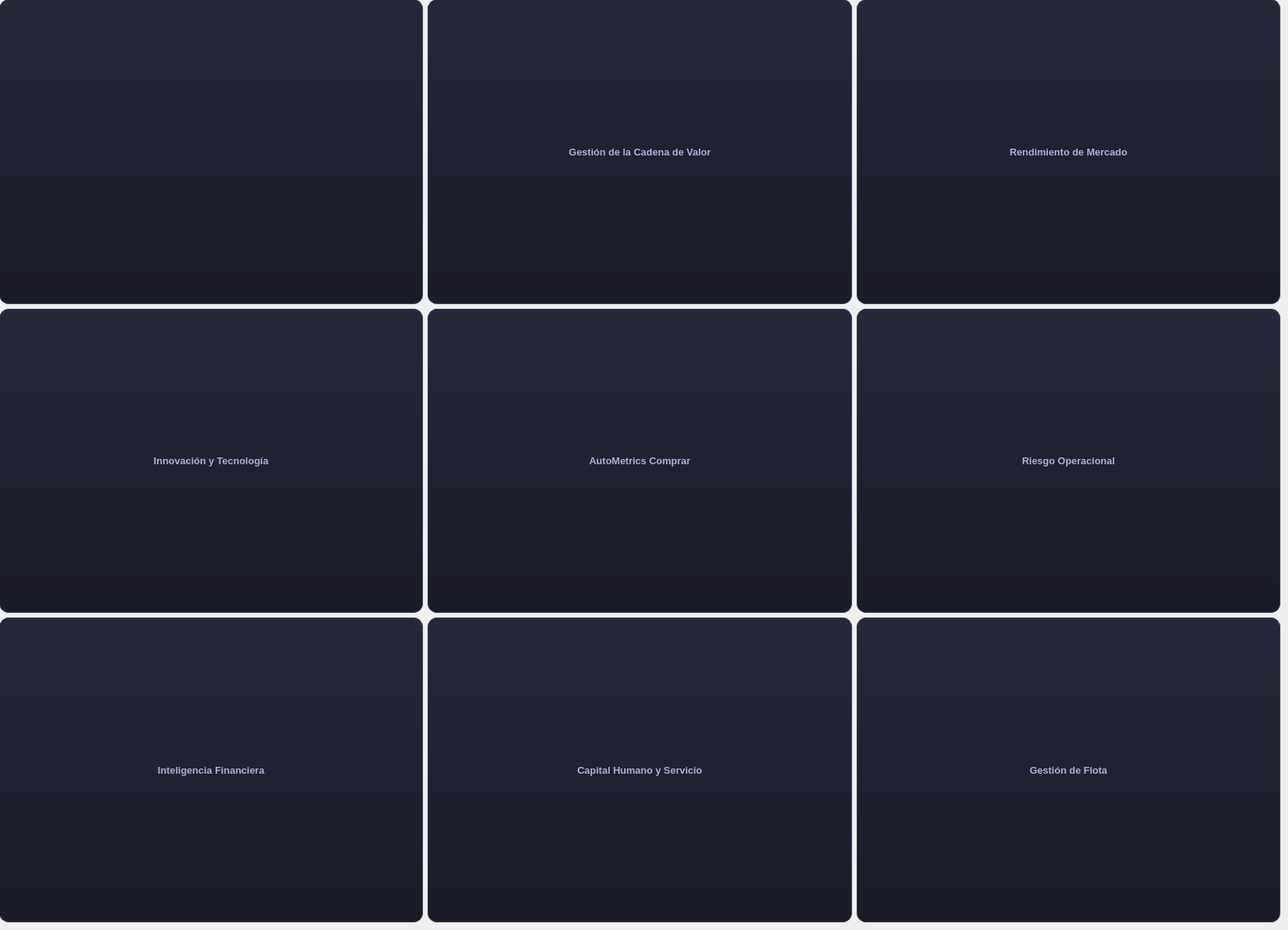
      <widget class="QWidget" name="page">
       <widget class="QWidget" name="gridLayoutWidget">
        <property name="geometry">
         <rect>
          <x>-1</x>
          <y>-1</y>
          <width>1681</width>
          <height>1211</height>
         </rect>
        </property>
        <layout class="QGridLayout" name="gridLayout">
         <item row="2" column="0">
          <widget class="QToolButton" name="toolButton_4">
           <property name="sizePolicy">
            <sizepolicy hsizetype="Expanding" vsizetype="Expanding">
             <horstretch>0</horstretch>
             <verstretch>0</verstretch>
            </sizepolicy>
           </property>
           <property name="styleSheet">
            <string notr="true">QToolButton {
    /* Fondo con un ligero gradiente oscuro */
    background-color: qlineargradient(x1:0, y1:0, x2:0, y2:1, stop:0 #24283b, stop:1 #1a1b26);
    color: #a9b1d6; /* Gris azulado claro */
    border: 1px solid #414868;
    border-radius: 12px; /* Esquinas más redondeadas para la V3 */
    padding: 10px;
    font-size: 13px;
    font-weight: 500;
}

/* Estado al pasar el mouse (Efecto de iluminación) */
QToolButton:hover {
    background-color: #2f3549;
    border: 1px solid #7aa2f7; /* Azul neón */
    color: #ffffff;
    /* Efecto de borde brillante */
}

/* Estado cuando el vehículo está seleccionado o presionado */
QToolButton:pressed {
    background-color: #7aa2f7;
    color: #1a1b26;
    border: 1px solid #ffffff;
}

/* Estilo específico para el texto dentro del ToolButton */
QToolButton::menu-indicator {
    image: none; /* Elimina la flecha pequeña si tuviera menú */
}</string>
           </property>
           <property name="text">
            <string>Inteligencia Financiera</string>
           </property>
           <property name="icon">
            <iconset resource="../IMAGENES/recursos.qrc">
             <normaloff>:/x/inteligencia.png</normaloff>:/x/inteligencia.png</iconset>
           </property>
           <property name="iconSize">
            <size>
             <width>500</width>
             <height>350</height>
            </size>
           </property>
           <property name="toolButtonStyle">
            <enum>Qt::ToolButtonStyle::ToolButtonIconOnly</enum>
           </property>
          </widget>
         </item>
         <item row="0" column="2">
          <widget class="QToolButton" name="toolButton_3">
           <property name="sizePolicy">
            <sizepolicy hsizetype="Expanding" vsizetype="Expanding">
             <horstretch>0</horstretch>
             <verstretch>0</verstretch>
            </sizepolicy>
           </property>
           <property name="styleSheet">
            <string notr="true">QToolButton {
    /* Fondo con un ligero gradiente oscuro */
    background-color: qlineargradient(x1:0, y1:0, x2:0, y2:1, stop:0 #24283b, stop:1 #1a1b26);
    color: #a9b1d6; /* Gris azulado claro */
    border: 1px solid #414868;
    border-radius: 12px; /* Esquinas más redondeadas para la V3 */
    padding: 10px;
    font-size: 13px;
    font-weight: 500;
}

/* Estado al pasar el mouse (Efecto de iluminación) */
QToolButton:hover {
    background-color: #2f3549;
    border: 1px solid #7aa2f7; /* Azul neón */
    color: #ffffff;
    /* Efecto de borde brillante */
}

/* Estado cuando el vehículo está seleccionado o presionado */
QToolButton:pressed {
    background-color: #7aa2f7;
    color: #1a1b26;
    border: 1px solid #ffffff;
}

/* Estilo específico para el texto dentro del ToolButton */
QToolButton::menu-indicator {
    image: none; /* Elimina la flecha pequeña si tuviera menú */
}</string>
           </property>
           <property name="text">
            <string>Rendimiento de Mercado</string>
           </property>
           <property name="icon">
            <iconset resource="../IMAGENES/recursos.qrc">
             <normaloff>:/x/rendimiento.png</normaloff>:/x/rendimiento.png</iconset>
           </property>
           <property name="iconSize">
            <size>
             <width>500</width>
             <height>350</height>
            </size>
           </property>
           <property name="toolButtonStyle">
            <enum>Qt::ToolButtonStyle::ToolButtonIconOnly</enum>
           </property>
          </widget>
         </item>
         <item row="1" column="0">
          <widget class="QToolButton" name="toolButton_5">
           <property name="sizePolicy">
            <sizepolicy hsizetype="Expanding" vsizetype="Expanding">
             <horstretch>0</horstretch>
             <verstretch>0</verstretch>
            </sizepolicy>
           </property>
           <property name="styleSheet">
            <string notr="true">QToolButton {
    /* Fondo con un ligero gradiente oscuro */
    background-color: qlineargradient(x1:0, y1:0, x2:0, y2:1, stop:0 #24283b, stop:1 #1a1b26);
    color: #a9b1d6; /* Gris azulado claro */
    border: 1px solid #414868;
    border-radius: 12px; /* Esquinas más redondeadas para la V3 */
    padding: 10px;
    font-size: 13px;
    font-weight: 500;
}

/* Estado al pasar el mouse (Efecto de iluminación) */
QToolButton:hover {
    background-color: #2f3549;
    border: 1px solid #7aa2f7; /* Azul neón */
    color: #ffffff;
    /* Efecto de borde brillante */
}

/* Estado cuando el vehículo está seleccionado o presionado */
QToolButton:pressed {
    background-color: #7aa2f7;
    color: #1a1b26;
    border: 1px solid #ffffff;
}

/* Estilo específico para el texto dentro del ToolButton */
QToolButton::menu-indicator {
    image: none; /* Elimina la flecha pequeña si tuviera menú */
}</string>
           </property>
           <property name="text">
            <string>Innovación y Tecnología</string>
           </property>
           <property name="icon">
            <iconset resource="../IMAGENES/recursos.qrc">
             <normaloff>:/x/innovacion.png</normaloff>:/x/innovacion.png</iconset>
           </property>
           <property name="iconSize">
            <size>
             <width>500</width>
             <height>350</height>
            </size>
           </property>
           <property name="toolButtonStyle">
            <enum>Qt::ToolButtonStyle::ToolButtonIconOnly</enum>
           </property>
          </widget>
         </item>
         <item row="0" column="0">
          <widget class="QToolButton" name="tool_ingenieria">
           <property name="sizePolicy">
            <sizepolicy hsizetype="Expanding" vsizetype="Expanding">
             <horstretch>0</horstretch>
             <verstretch>0</verstretch>
            </sizepolicy>
           </property>
           <property name="styleSheet">
            <string notr="true">QToolButton {
    /* Fondo con un ligero gradiente oscuro */
    background-color: qlineargradient(x1:0, y1:0, x2:0, y2:1, stop:0 #24283b, stop:1 #1a1b26);
    color: #a9b1d6; /* Gris azulado claro */
    border: 1px solid #414868;
    border-radius: 12px; /* Esquinas más redondeadas para la V3 */
    padding: 10px;
    font-size: 13px;
    font-weight: 500;
}

/* Estado al pasar el mouse (Efecto de iluminación) */
QToolButton:hover {
    background-color: #2f3549;
    border: 1px solid #7aa2f7; /* Azul neón */
    color: #ffffff;
    /* Efecto de borde brillante */
}

/* Estado cuando el vehículo está seleccionado o presionado */
QToolButton:pressed {
    background-color: #7aa2f7;
    color: #1a1b26;
    border: 1px solid #ffffff;
}

/* Estilo específico para el texto dentro del ToolButton */
QToolButton::menu-indicator {
    image: none; /* Elimina la flecha pequeña si tuviera menú */
}</string>
           </property>
           <property name="text">
            <string/>
           </property>
           <property name="icon">
            <iconset resource="../IMAGENES/recursos.qrc">
             <normaloff>:/x/ingenieria.png</normaloff>:/x/ingenieria.png</iconset>
           </property>
           <property name="iconSize">
            <size>
             <width>500</width>
             <height>350</height>
            </size>
           </property>
           <property name="toolButtonStyle">
            <enum>Qt::ToolButtonStyle::ToolButtonIconOnly</enum>
           </property>
          </widget>
         </item>
         <item row="0" column="1">
          <widget class="QToolButton" name="toolButton_2">
           <property name="sizePolicy">
            <sizepolicy hsizetype="Expanding" vsizetype="Expanding">
             <horstretch>0</horstretch>
             <verstretch>0</verstretch>
            </sizepolicy>
           </property>
           <property name="styleSheet">
            <string notr="true">QToolButton {
    /* Fondo con un ligero gradiente oscuro */
    background-color: qlineargradient(x1:0, y1:0, x2:0, y2:1, stop:0 #24283b, stop:1 #1a1b26);
    color: #a9b1d6; /* Gris azulado claro */
    border: 1px solid #414868;
    border-radius: 12px; /* Esquinas más redondeadas para la V3 */
    padding: 10px;
    font-size: 13px;
    font-weight: 500;
}

/* Estado al pasar el mouse (Efecto de iluminación) */
QToolButton:hover {
    background-color: #2f3549;
    border: 1px solid #7aa2f7; /* Azul neón */
    color: #ffffff;
    /* Efecto de borde brillante */
}

/* Estado cuando el vehículo está seleccionado o presionado */
QToolButton:pressed {
    background-color: #7aa2f7;
    color: #1a1b26;
    border: 1px solid #ffffff;
}

/* Estilo específico para el texto dentro del ToolButton */
QToolButton::menu-indicator {
    image: none; /* Elimina la flecha pequeña si tuviera menú */
}</string>
           </property>
           <property name="text">
            <string>Gestión de la Cadena de Valor</string>
           </property>
           <property name="icon">
            <iconset resource="../IMAGENES/recursos.qrc">
             <normaloff>:/x/gestion.png</normaloff>:/x/gestion.png</iconset>
           </property>
           <property name="iconSize">
            <size>
             <width>500</width>
             <height>350</height>
            </size>
           </property>
           <property name="toolButtonStyle">
            <enum>Qt::ToolButtonStyle::ToolButtonIconOnly</enum>
           </property>
          </widget>
         </item>
         <item row="1" column="1">
          <widget class="QToolButton" name="toolButton_11">
           <property name="sizePolicy">
            <sizepolicy hsizetype="Expanding" vsizetype="Expanding">
             <horstretch>0</horstretch>
             <verstretch>0</verstretch>
            </sizepolicy>
           </property>
           <property name="styleSheet">
            <string notr="true">QToolButton {
    /* Fondo con un ligero gradiente oscuro */
    background-color: qlineargradient(x1:0, y1:0, x2:0, y2:1, stop:0 #24283b, stop:1 #1a1b26);
    color: #a9b1d6; /* Gris azulado claro */
    border: 1px solid #414868;
    border-radius: 12px; /* Esquinas más redondeadas para la V3 */
    padding: 10px;
    font-size: 13px;
    font-weight: 500;
}

/* Estado al pasar el mouse (Efecto de iluminación) */
QToolButton:hover {
    background-color: #2f3549;
    border: 1px solid #7aa2f7; /* Azul neón */
    color: #ffffff;
    /* Efecto de borde brillante */
}

/* Estado cuando el vehículo está seleccionado o presionado */
QToolButton:pressed {
    background-color: #7aa2f7;
    color: #1a1b26;
    border: 1px solid #ffffff;
}

/* Estilo específico para el texto dentro del ToolButton */
QToolButton::menu-indicator {
    image: none; /* Elimina la flecha pequeña si tuviera menú */
}</string>
           </property>
           <property name="text">
            <string>AutoMetrics Comprar</string>
           </property>
           <property name="icon">
            <iconset resource="../IMAGENES/recursos.qrc">
             <normaloff>:/x/autometrics.png</normaloff>:/x/autometrics.png</iconset>
           </property>
           <property name="iconSize">
            <size>
             <width>500</width>
             <height>350</height>
            </size>
           </property>
           <property name="toolButtonStyle">
            <enum>Qt::ToolButtonStyle::ToolButtonIconOnly</enum>
           </property>
          </widget>
         </item>
         <item row="2" column="1">
          <widget class="QToolButton" name="toolButton_12">
           <property name="sizePolicy">
            <sizepolicy hsizetype="Expanding" vsizetype="Expanding">
             <horstretch>0</horstretch>
             <verstretch>0</verstretch>
            </sizepolicy>
           </property>
           <property name="styleSheet">
            <string notr="true">QToolButton {
    /* Fondo con un ligero gradiente oscuro */
    background-color: qlineargradient(x1:0, y1:0, x2:0, y2:1, stop:0 #24283b, stop:1 #1a1b26);
    color: #a9b1d6; /* Gris azulado claro */
    border: 1px solid #414868;
    border-radius: 12px; /* Esquinas más redondeadas para la V3 */
    padding: 10px;
    font-size: 13px;
    font-weight: 500;
}

/* Estado al pasar el mouse (Efecto de iluminación) */
QToolButton:hover {
    background-color: #2f3549;
    border: 1px solid #7aa2f7; /* Azul neón */
    color: #ffffff;
    /* Efecto de borde brillante */
}

/* Estado cuando el vehículo está seleccionado o presionado */
QToolButton:pressed {
    background-color: #7aa2f7;
    color: #1a1b26;
    border: 1px solid #ffffff;
}

/* Estilo específico para el texto dentro del ToolButton */
QToolButton::menu-indicator {
    image: none; /* Elimina la flecha pequeña si tuviera menú */
}</string>
           </property>
           <property name="text">
            <string>Capital Humano y Servicio</string>
           </property>
           <property name="icon">
            <iconset resource="../IMAGENES/recursos.qrc">
             <normaloff>:/x/humano.png</normaloff>:/x/humano.png</iconset>
           </property>
           <property name="iconSize">
            <size>
             <width>500</width>
             <height>350</height>
            </size>
           </property>
           <property name="toolButtonStyle">
            <enum>Qt::ToolButtonStyle::ToolButtonIconOnly</enum>
           </property>
          </widget>
         </item>
         <item row="1" column="2">
          <widget class="QToolButton" name="toolButton_13">
           <property name="sizePolicy">
            <sizepolicy hsizetype="Expanding" vsizetype="Expanding">
             <horstretch>0</horstretch>
             <verstretch>0</verstretch>
            </sizepolicy>
           </property>
           <property name="styleSheet">
            <string notr="true">QToolButton {
    /* Fondo con un ligero gradiente oscuro */
    background-color: qlineargradient(x1:0, y1:0, x2:0, y2:1, stop:0 #24283b, stop:1 #1a1b26);
    color: #a9b1d6; /* Gris azulado claro */
    border: 1px solid #414868;
    border-radius: 12px; /* Esquinas más redondeadas para la V3 */
    padding: 10px;
    font-size: 13px;
    font-weight: 500;
}

/* Estado al pasar el mouse (Efecto de iluminación) */
QToolButton:hover {
    background-color: #2f3549;
    border: 1px solid #7aa2f7; /* Azul neón */
    color: #ffffff;
    /* Efecto de borde brillante */
}

/* Estado cuando el vehículo está seleccionado o presionado */
QToolButton:pressed {
    background-color: #7aa2f7;
    color: #1a1b26;
    border: 1px solid #ffffff;
}

/* Estilo específico para el texto dentro del ToolButton */
QToolButton::menu-indicator {
    image: none; /* Elimina la flecha pequeña si tuviera menú */
}</string>
           </property>
           <property name="text">
            <string>Riesgo Operacional</string>
           </property>
           <property name="icon">
            <iconset resource="../IMAGENES/recursos.qrc">
             <normaloff>:/x/riesgo.png</normaloff>:/x/riesgo.png</iconset>
           </property>
           <property name="iconSize">
            <size>
             <width>500</width>
             <height>350</height>
            </size>
           </property>
           <property name="toolButtonStyle">
            <enum>Qt::ToolButtonStyle::ToolButtonIconOnly</enum>
           </property>
          </widget>
         </item>
         <item row="2" column="2">
          <widget class="QToolButton" name="tool_flota">
           <property name="sizePolicy">
            <sizepolicy hsizetype="Expanding" vsizetype="Expanding">
             <horstretch>0</horstretch>
             <verstretch>0</verstretch>
            </sizepolicy>
           </property>
           <property name="styleSheet">
            <string notr="true">QToolButton {
    /* Fondo con un ligero gradiente oscuro */
    background-color: qlineargradient(x1:0, y1:0, x2:0, y2:1, stop:0 #24283b, stop:1 #1a1b26);
    color: #a9b1d6; /* Gris azulado claro */
    border: 1px solid #414868;
    border-radius: 12px; /* Esquinas más redondeadas para la V3 */
    padding: 10px;
    font-size: 13px;
    font-weight: 500;
}

/* Estado al pasar el mouse (Efecto de iluminación) */
QToolButton:hover {
    background-color: #2f3549;
    border: 1px solid #7aa2f7; /* Azul neón */
    color: #ffffff;
    /* Efecto de borde brillante */
}

/* Estado cuando el vehículo está seleccionado o presionado */
QToolButton:pressed {
    background-color: #7aa2f7;
    color: #1a1b26;
    border: 1px solid #ffffff;
}

/* Estilo específico para el texto dentro del ToolButton */
QToolButton::menu-indicator {
    image: none; /* Elimina la flecha pequeña si tuviera menú */
}</string>
           </property>
           <property name="text">
            <string>Gestión de Flota</string>
           </property>
           <property name="icon">
            <iconset resource="../IMAGENES/recursos.qrc">
             <normaloff>:/x/flota.png</normaloff>
             <disabledoff>:/x/flota.png</disabledoff>:/x/flota.png</iconset>
           </property>
           <property name="iconSize">
            <size>
             <width>500</width>
             <height>350</height>
            </size>
           </property>
           <property name="toolButtonStyle">
            <enum>Qt::ToolButtonStyle::ToolButtonIconOnly</enum>
           </property>
          </widget>
         </item>
        </layout>
       </widget>
      </widget>
